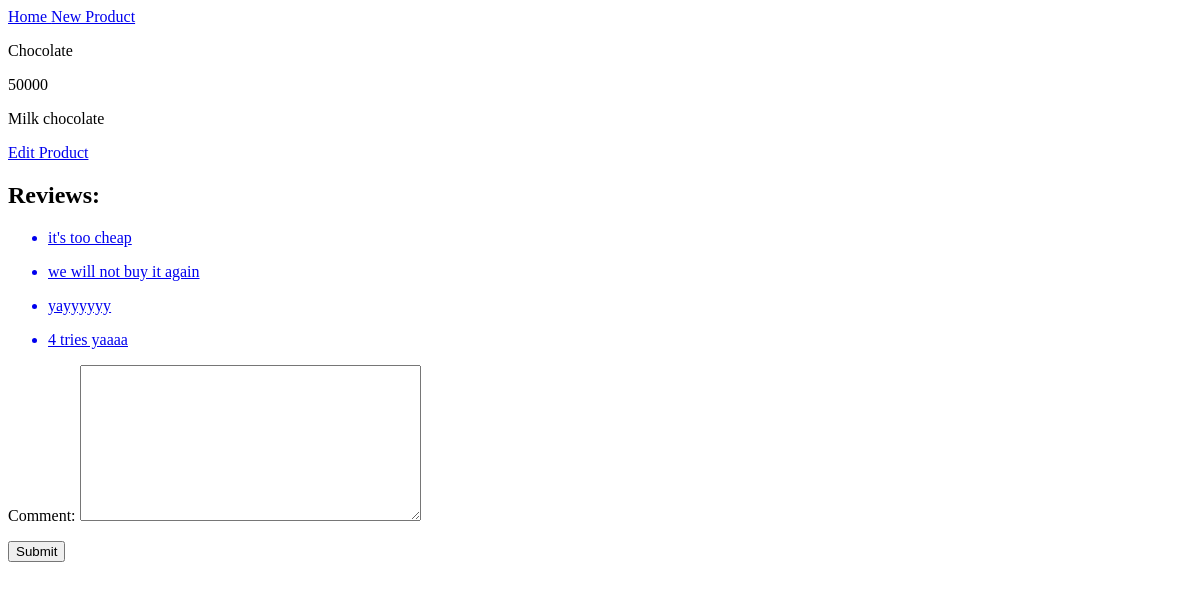
/products/2, run on an earlier commit of the app's database.
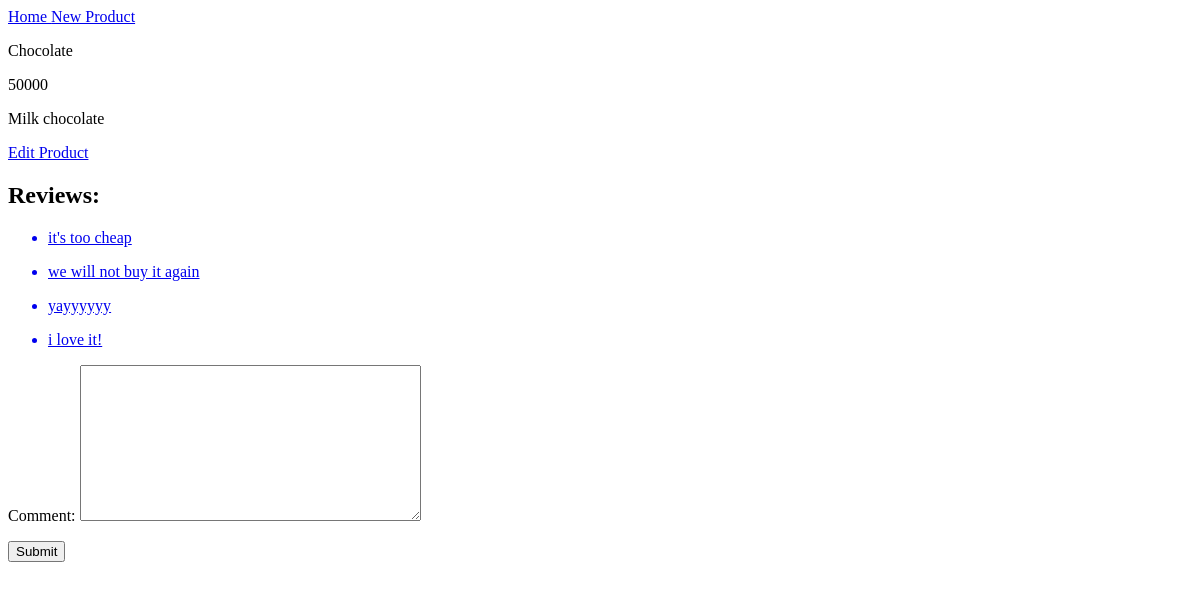
And on a later commit of the database.
### rainforest/models.py (models this page shows)
class Review(models.Model):
    comment = models.TextField()
    product = models.ForeignKey(Product, on_delete=models.CASCADE, related_name='reviews')

### rainforest/views.py (the view)
# urls.py: path('products/<int:id>', product_show, name = 'product_details'),
def product_show(request, id):
    product = Product.objects.get(pk=id)
    context = {'product': product, 'form': ReviewForm()}
    response = render(request, 'product.html', context)
    return HttpResponse(response)

### rainforest/forms.py
class ReviewForm(forms.ModelForm):
    class Meta:
        model = Review
        fields = ['comment']

### rainforest/templates/product.html (shortened to what this page needs)
{% extends 'base.html' %}
{% block content %}
<!DOCTYPE html>
<html lang="en" dir="ltr">
  <head>
  </head>
  <body>
    <p> {{product.name}}</p>
    <p>{{product.price}}</p>
    <p>{{product.description}}</p>
    <a href="{% url 'edit_product' id=product.pk %}"> Edit Product </a>
    <h2>Reviews: </h2>
    {% for review in product.reviews.all %}
      <ul>
        <a href= "{% url 'edit_review' review_id=review.pk %}">
          <li>{{review.comment}}</li>
        </a>
      </ul>
    {% endfor %}
    <form action="{% url 'new_review' product_id=product.pk %}" method="post">
      {{ form.as_p }}
      <input class="submit-form" type="submit" name="product-submit">
    </form>
  </body>
</html>
{% endblock %}

What changed in the data, as far as the page shows it:
removed Review: comment "4 tries yaaaa"
added Review: comment "i love it!"
